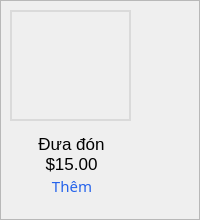
         <widget class="QFrame" name="frame_32">
          <property name="sizePolicy">
           <sizepolicy hsizetype="Preferred" vsizetype="Preferred">
            <horstretch>0</horstretch>
            <verstretch>0</verstretch>
           </sizepolicy>
          </property>
          <property name="minimumSize">
           <size>
            <width>0</width>
            <height>220</height>
           </size>
          </property>
          <property name="styleSheet">
           <string notr="true">#frame_32 {
	background-color: transparent;
	border:1px;
}</string>
          </property>
          <property name="frameShape">
           <enum>QFrame::StyledPanel</enum>
          </property>
          <property name="frameShadow">
           <enum>QFrame::Raised</enum>
          </property>
          <widget class="QLineEdit" name="lineEdit_62">
           <property name="geometry">
            <rect>
             <x>0</x>
             <y>20</y>
             <width>191</width>
             <height>31</height>
            </rect>
           </property>
           <property name="styleSheet">
            <string notr="true">QLineEdit {
	font-family: &quot;Montserrat&quot;;
	font-size:20px;
	font-weight:none;
	background-color:transparent;
	border:1px;
}</string>
           </property>
           <property name="text">
            <string/>
           </property>
           <property name="alignment">
            <set>Qt::AlignCenter</set>
           </property>
          </widget>
          <widget class="QLabel" name="label_26">
           <property name="geometry">
            <rect>
             <x>10</x>
             <y>10</y>
             <width>121</width>
             <height>111</height>
            </rect>
           </property>
           <property name="styleSheet">
            <string notr="true">QLabel {
	border: 2px solid #DADADA;
}</string>
           </property>
           <property name="text">
            <string/>
           </property>
           <property name="pixmap">
            <pixmap>vanchuyen.png</pixmap>
           </property>
           <property name="scaledContents">
            <bool>true</bool>
           </property>
          </widget>
          <widget class="QLabel" name="label_24">
           <property name="geometry">
            <rect>
             <x>0</x>
             <y>150</y>
             <width>141</width>
             <height>31</height>
            </rect>
           </property>
           <property name="styleSheet">
            <string notr="true">QLabel {
	font-family: &quot;Montserrat&quot;;
	font-size: 13pt;
	font-weight:400;
	background-color:transparent;
	border:1px;
	padding-left: 2px;
	padding-bottom:3px;
}</string>
           </property>
           <property name="text">
            <string>$15.00</string>
           </property>
           <property name="alignment">
            <set>Qt::AlignCenter</set>
           </property>
          </widget>
          <widget class="QPushButton" name="pushButton_13">
           <property name="geometry">
            <rect>
             <x>40</x>
             <y>170</y>
             <width>61</width>
             <height>31</height>
            </rect>
           </property>
           <property name="font">
            <font>
             <family>Montserrat</family>
             <pointsize>11</pointsize>
             <weight>50</weight>
             <bold>false</bold>
            </font>
           </property>
           <property name="cursor">
            <cursorShape>PointingHandCursor</cursorShape>
           </property>
           <property name="styleSheet">
            <string notr="true">QPushButton {
	font-family: &quot;Montserrat&quot;;
	font-size:11pt;
	color: #2563EB;
	font-weight:400;
	background-color:transparent;
	border:1px;
	border-radius:5px;
	padding-left:3px;
}
QPushButton:hover {
	text-decoration: underline;
}</string>
           </property>
           <property name="text">
            <string>Thêm</string>
           </property>
          </widget>
          <widget class="QLabel" name="label_25">
           <property name="geometry">
            <rect>
             <x>0</x>
             <y>130</y>
             <width>141</width>
             <height>31</height>
            </rect>
           </property>
           <property name="styleSheet">
            <string notr="true">QLabel {
	font-family: &quot;Montserrat&quot;;
	font-size: 13pt;
	font-weight:400;
	background-color:transparent;
	border:1px;
	padding-left: 2px;
	padding-bottom:3px;
}</string>
           </property>
           <property name="text">
            <string>Đưa đón</string>
           </property>
           <property name="alignment">
            <set>Qt::AlignCenter</set>
           </property>
          </widget>
         </widget>
